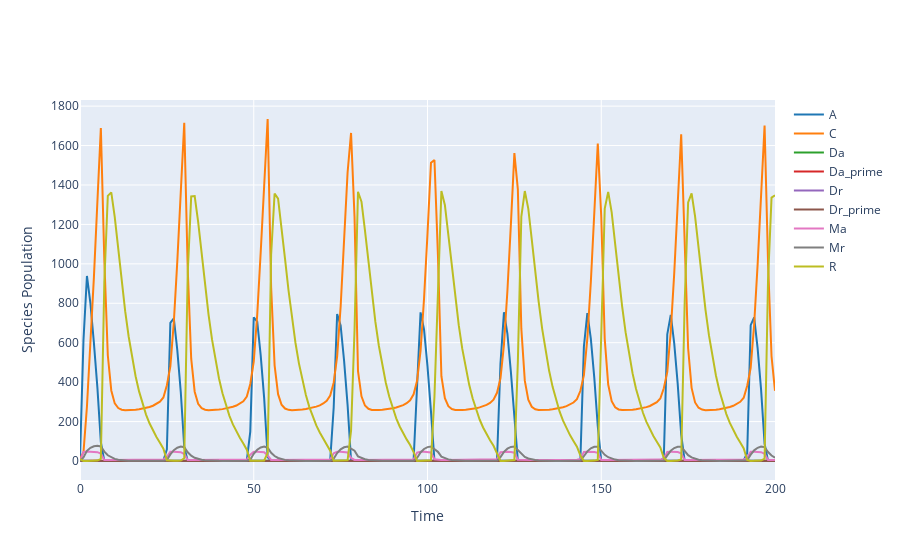

Notebook source saved alongside this figure:
### Markdown cell above
### Plotly can be used to create interactive graphs.
 Plotly graphs can only be viewed in a Jupyter Notebook

### Code cell
results.plotplotly()

### Figure 1 — Plotly figure (JSON) as saved in the notebook; plotly's stock layout.template omitted (floating-point values rounded to 4 significant figures; data arrays with more than 128 entries replaced by an {"elided": "..."} marker saying what was removed)
{"data": [{"line": {"color": "#1f77b4"}, "mode": "lines", "name": "A", "type": "scatter", "x": {"elided": "201 float values"}, "y": {"elided": "201 float values"}}, {"line": {"color": "#ff7f0e"}, "mode": "lines", "name": "C", "type": "scatter", "x": {"elided": "201 float values"}, "y": {"elided": "201 float values"}}, {"line": {"color": "#2ca02c"}, "mode": "lines", "name": "Da", "type": "scatter", "x": {"elided": "201 float values"}, "y": {"elided": "201 float values"}}, {"line": {"color": "#d62728"}, "mode": "lines", "name": "Da_prime", "type": "scatter", "x": {"elided": "201 float values"}, "y": {"elided": "201 float values"}}, {"line": {"color": "#9467bd"}, "mode": "lines", "name": "Dr", "type": "scatter", "x": {"elided": "201 float values"}, "y": {"elided": "201 float values"}}, {"line": {"color": "#8c564b"}, "mode": "lines", "name": "Dr_prime", "type": "scatter", "x": {"elided": "201 float values"}, "y": {"elided": "201 float values"}}, {"line": {"color": "#e377c2"}, "mode": "lines", "name": "Ma", "type": "scatter", "x": {"elided": "201 float values"}, "y": {"elided": "201 float values"}}, {"line": {"color": "#7f7f7f"}, "mode": "lines", "name": "Mr", "type": "scatter", "x": {"elided": "201 float values"}, "y": {"elided": "201 float values"}}, {"line": {"color": "#bcbd22"}, "mode": "lines", "name": "R", "type": "scatter", "x": {"elided": "201 float values"}, "y": {"elided": "201 float values"}}], "layout": {"showlegend": true, "title": {"text": ""}, "xaxis": {"title": {"text": "Time "}}, "yaxis": {"title": {"text": "Species Population"}}}}
